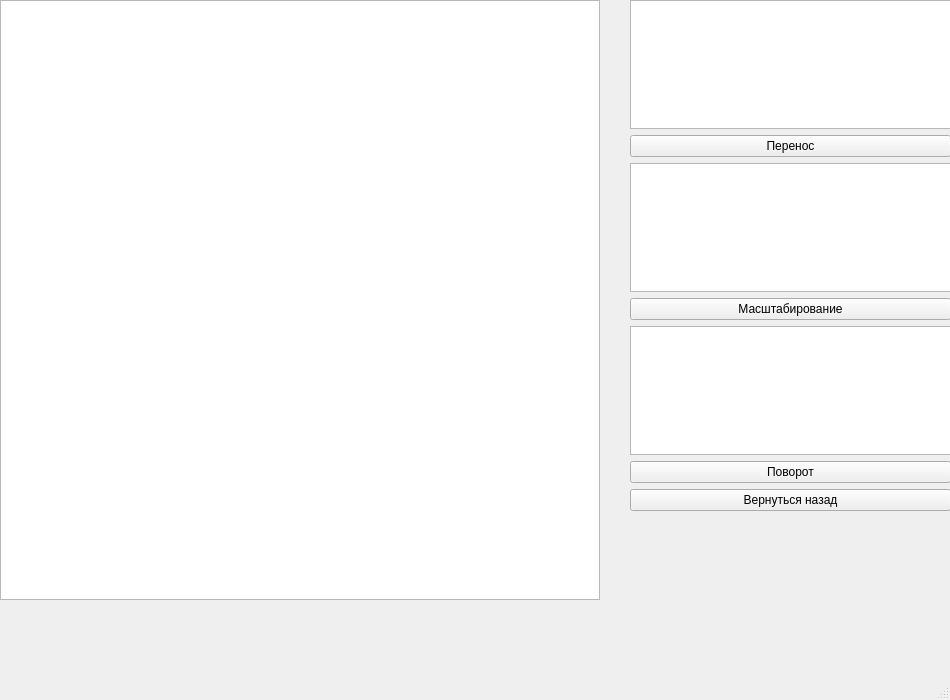
<?xml version="1.0" encoding="UTF-8"?>
<ui version="4.0">
 <class>MainWindow</class>
 <widget class="QMainWindow" name="MainWindow">
  <property name="geometry">
   <rect>
    <x>0</x>
    <y>0</y>
    <width>950</width>
    <height>700</height>
   </rect>
  </property>
  <property name="windowTitle">
   <string>MainWindow</string>
  </property>
  <widget class="QWidget" name="centralwidget">
   <widget class="QWidget" name="verticalLayoutWidget">
    <property name="geometry">
     <rect>
      <x>630</x>
      <y>0</y>
      <width>321</width>
      <height>511</height>
     </rect>
    </property>
    <layout class="QVBoxLayout" name="verticalLayout">
     <item>
      <widget class="QTableView" name="tableTransposition"/>
     </item>
     <item>
      <widget class="QPushButton" name="transpositionButton">
       <property name="text">
        <string>Перенос</string>
       </property>
      </widget>
     </item>
     <item>
      <widget class="QTableView" name="tableScaling"/>
     </item>
     <item>
      <widget class="QPushButton" name="scalingButton">
       <property name="text">
        <string>Масштабирование</string>
       </property>
      </widget>
     </item>
     <item>
      <widget class="QTableView" name="tableRotate"/>
     </item>
     <item>
      <widget class="QPushButton" name="rotationButtton">
       <property name="text">
        <string>Поворот</string>
       </property>
      </widget>
     </item>
     <item>
      <widget class="QPushButton" name="undoButton">
       <property name="text">
        <string>Вернуться назад</string>
       </property>
      </widget>
     </item>
    </layout>
   </widget>
   <widget class="QGraphicsView" name="planeWidget" native="true">
    <property name="geometry">
     <rect>
      <x>0</x>
      <y>0</y>
      <width>600</width>
      <height>600</height>
     </rect>
    </property>
   </widget>
  </widget>
  <widget class="QMenuBar" name="menubar">
   <property name="geometry">
    <rect>
     <x>0</x>
     <y>0</y>
     <width>950</width>
     <height>23</height>
    </rect>
   </property>
  </widget>
  <widget class="QStatusBar" name="statusbar"/>
 </widget>
 <resources/>
 <connections/>
</ui>
